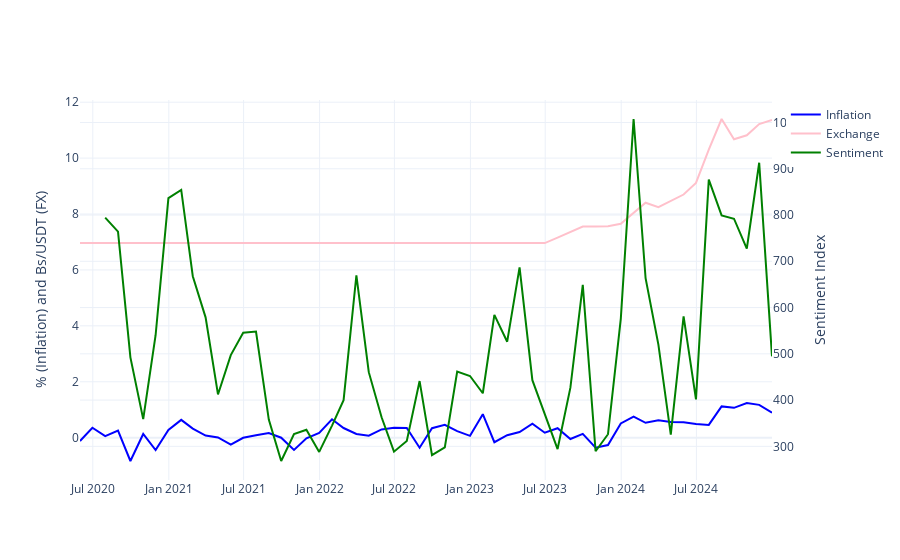

Source (notebook cell):
### Code cell
fig = go.Figure()
fig.add_trace(go.Scatter(x=month_raw.index, y=month_raw['inf'], mode='lines', name='Inflation', line=dict(color='blue')))
fig.add_trace(go.Scatter(x=month_raw.index, y=month_raw['exchange'], mode='lines', name='Exchange', line=dict(color='pink')))
fig.add_trace(go.Scatter(x=month_raw.index, y=month_raw['30max_epu'], mode='lines', name='Sentiment', line=dict(color='green'), yaxis='y2'))
fig.update_layout(
    yaxis2=dict(
        title="Sentiment Index",
        overlaying='y',
        side='right'),
    #title='IPC',
    xaxis_title='',
    yaxis_title='% (Inflation) and Bs/USDT (FX)',
    legend_title='',
    template='plotly_white'
)
fig.show()
